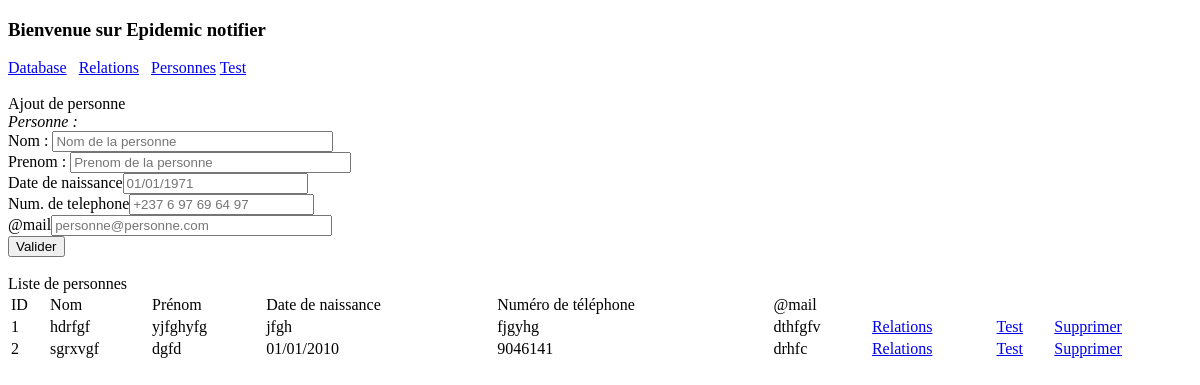
The app's page /personnes, older data.
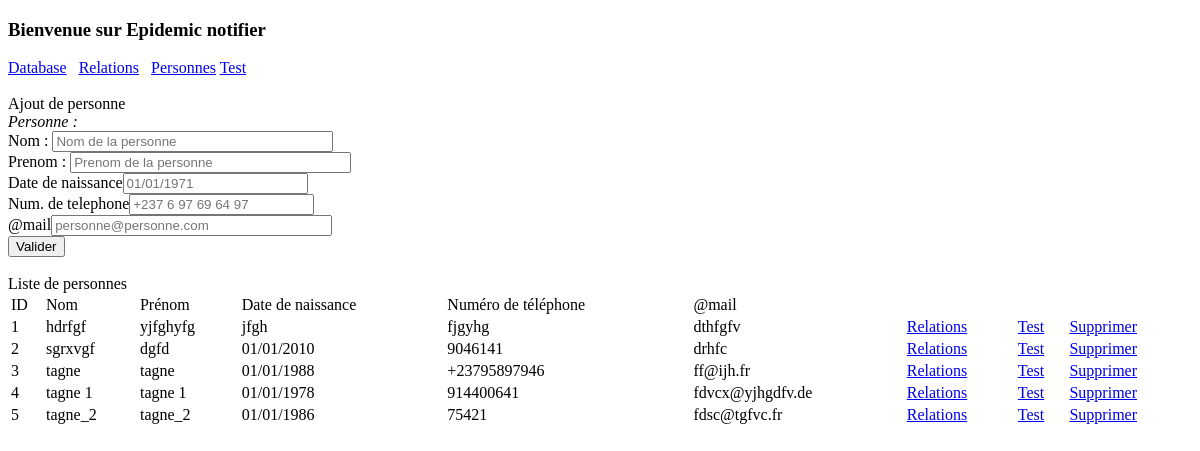
The same page, newer data.
### tables this page shows
CREATE TABLE personnes (
            id integer PRIMARY KEY,    
            nom text,
            prenom text,
            date_naiss text,
            num_telephone text,
            email text,
            UNIQUE (nom, prenom, date_naiss)
            );

### app.py (the view)
@app.route("/personnes")
def home_personne():
    personnes = Personne().get_all()
    return render_template("personne.html", personnes=personnes)

### treatment/personne.py (called while the page is built)
    def get_all(self):
        self.cur.execute("SELECT  * FROM personnes ORDER BY id ASC")
        rows = self.cur.fetchall()
        return [RPersonne(row[0], row[1], row[2], row[3], row[4], row[5]) for row in rows]

### templates/personne.html (shortened to what this page needs)
<!DOCTYPE html>
<html>
  <head>
    {% include 'inc/header.html' %}
  </head>
  <body>
    {% include 'inc/header_menu.html' %}
    Ajout de personne<br/>
    <form action="/personnes" method="POST">
      {% include 'inc/form_personne.html' %}
      	<input type="submit" id="btnvalid_personne" value="Valider" />
    </form>
    <br/>
    Liste de personnes
    <br/>
    {% include 'inc/list_personne.html' %}
  </body>
</html>

### templates/inc/list_personne.html
<table width="100%">
      <thead>
        <td>ID</td>
        <td>Nom</td>
        <td>Prénom</td>
        <td>Date de naissance</td>
        <td>Numéro de téléphone</td>
        <td>@mail</td>
        <td></td>
        <td></td>
        <td></td>
      </thead>
      <tbody>
        {% if personnes %}
          {% for p in personnes %}
            <tr>
              <td>{{ p.id }}</td>
              <td>{{ p.nom }}</td>
              <td>{{ p.prenom }}</td>
              <td>{{ p.date_naiss }}</td>
              <td>{{ p.num_telephone }}</td>
              <td>{{ p.email }}</td>
              <td><a href="crp?personne={{ p.id }}">Relations</a></td>
              <td><a href="tests?personne={{ p.id }}">Test</a></td>
              <td><a href="personnes/delete/{{ p.id }}" onclick="javascript:return confirm('Etes-vous sûr?');">Supprimer</td>
            </tr>
          {% endfor %}
        {% else %}
          <tr><td colspan="8">No result!</td></tr>
        {% endif %}
      </tbody>
    </table>

Row changes from the older to the newer data that the page shows:
added personnes: id "3", nom "tagne", prenom "tagne", date_naiss "01/01/1988", num_telephone "+23795897946", email "ff@ijh.fr"
added personnes: id "4", nom "tagne 1", prenom "tagne 1", date_naiss "01/01/1978", num_telephone "914400641", email "fdvcx@yjhgdfv.de"
added personnes: id "5", nom "tagne_2", prenom "tagne_2", date_naiss "01/01/1986", num_telephone "75421", email "fdsc@tgfvc.fr"
